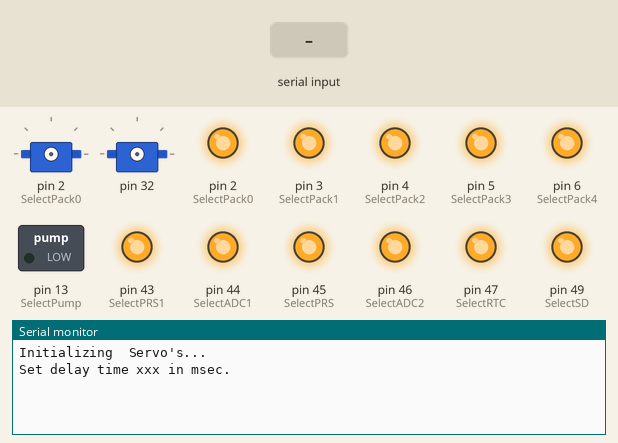
Simulated run of this sketch. Board: Arduino Mega 2560, built with avr-gcc and run on an emulated ATmega2560. On the bench: 2 × servo, switched loads named in the sketch (green lamp = pin HIGH), output pins drawn as LEDs (lit = HIGH), the last lines printed to the serial monitor. The inputs (shaded band) are chosen by the test bench. Pins used as bus, display or sensor lines are not drawn.

Above: at 1.2 s.
1.3 s: "90,45\n" received over Serial
At 1.9 s:
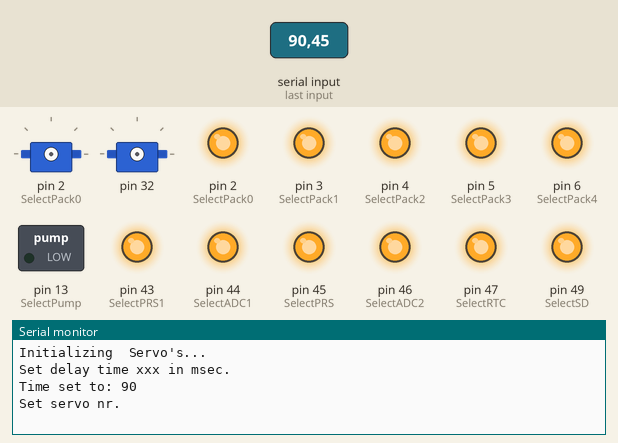
2.8 s: "30,150\n" received over Serial
At 3.6 s:
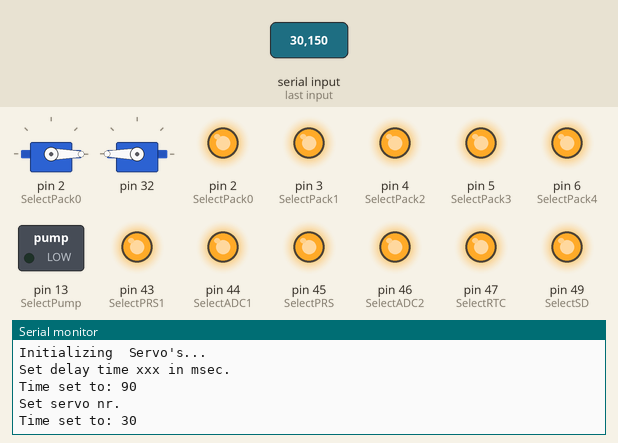

Measured:
- after the input at 1.3 s, the serial monitor: prints a new line at once (image 1)
- after the input at 2.8 s, the serial monitor: prints a new line at once (image 2)

The sketch:

CheckServo.ino
```cpp
/*
Servo check

Marcel de Vries     */
#include <Servo.h>    // used for Servo communication

const int SelectSD      = 49;  // Micro SD card
const int SelectRTC     = 47;   // Real Time Clock
const int SelectPRS     = 45;   // Pressure Sensor
const int SelectPRS1    = 43;
const int SelectADC1    = 44;   // Temperature ADS1248 with 3x PT100
const int SelectADC2    = 46;   // Temperature ADS1248 with 3x PT100const int SelectADC2 = 6;   // Temperature ADS1248 with 3x PT100

const int SelectPack0   = 2;  // Valve Pack unit 0
const int SelectPack1   = 3;  // Valve Pack unit 1
const int SelectPack2   = 4;  // Valve Pack unit 2
const int SelectPack3   = 5;  // Valve Pack unit 3
const int SelectPack4   = 6;  // Valve Pack unit 3


const int SelectPump    = 13;  // Pump unit

Servo OutServo;   // create servo object to control a servo of Output
Servo PackServo;  // create servo object to control a servo of Pack´s

int OpenPack = 180, ClosePack = 0; //MIN 0  MAX 180
int delayServo = 1000; int NrServo = 3;

void setup()
{

 // Open serial communications and wait for port to open:
  Serial.begin(9600);
  Serial.print("Initializing ");
  pinMode(SelectSD, OUTPUT);
  pinMode(SelectRTC, OUTPUT);
  pinMode(SelectPRS, OUTPUT);
  pinMode(SelectPRS1, OUTPUT);
  pinMode(SelectADC1, OUTPUT);
  pinMode(SelectADC2, OUTPUT);
  pinMode(SelectPack0, OUTPUT);
  pinMode(SelectPack1, OUTPUT);
  pinMode(SelectPack2, OUTPUT);
  pinMode(SelectPack3, OUTPUT);
  pinMode(SelectPack4, OUTPUT);

  pinMode(SelectPump, OUTPUT);

  digitalWrite(SelectSD, HIGH);
  digitalWrite(SelectRTC, HIGH);
  digitalWrite(SelectPRS, HIGH);
  digitalWrite(SelectPRS1, HIGH);
  digitalWrite(SelectADC1, HIGH);
  digitalWrite(SelectADC2, HIGH);
  digitalWrite(SelectPack0, HIGH);
  digitalWrite(SelectPack1, HIGH);
  digitalWrite(SelectPack2, HIGH);
  digitalWrite(SelectPack3, HIGH);
  digitalWrite(SelectPack4, HIGH);
  digitalWrite(SelectPump, LOW);

  Serial.println(" Servo's...");

}

String serialReadString() {
  char charIn;
  String stringOut;

  stringOut = "";

  while (!(charIn == '\n')) {
    if (Serial.available() > 0) {
      charIn = Serial.read();
      if (charIn == '\n') { break; }
      else { stringOut += charIn; }
    }
  }
  return stringOut;
}

void setupServo(int SelectServo)
{
  OutServo.attach(SelectPack0);      // attaches the servo on pin  to the servo object
  PackServo.attach(SelectServo);       // attaches the servo on pin  to the servo object

  OutServo.write(ClosePack);    // sets the servo position according to the scaled value
  PackServo.write(OpenPack);           // sets the servo position according to the scaled value
  delay(500);
  OutServo.detach();               // attaches the servo on pin  to the servo object
  //PackServo.detach();               // attaches the servo on pin  to the servo object

  delay((delayServo-500));
  //PackServo.attach(SelectServo);      // attaches the servo on pin  to the servo object
  PackServo.write(ClosePack);        // sets the servo position according to the scaled value
  delay(500);
  OutServo.attach(SelectPack0);      // attaches the servo on pin  to the servo object
  OutServo.write(OpenPack);        // sets the servo position according to the scaled value
  delay(500);
  OutServo.detach();               // attaches the servo on pin  to the servo object
  PackServo.detach();               // attaches the servo on pin  to the servo object

}


void loop()
{
 String serialString;
 Serial.println("Set delay time xxx in msec.");
 serialString = serialReadString();
 delayServo = serialString.toInt();
 Serial.print("Time set to: ");
 Serial.println(delayServo);

 Serial.println("Set servo nr.");
 serialString = serialReadString();
 NrServo = serialString.toInt();
 Serial.print("Time set to: ");
 Serial.println(NrServo);
 setupServo((NrServo+2));

}
```
